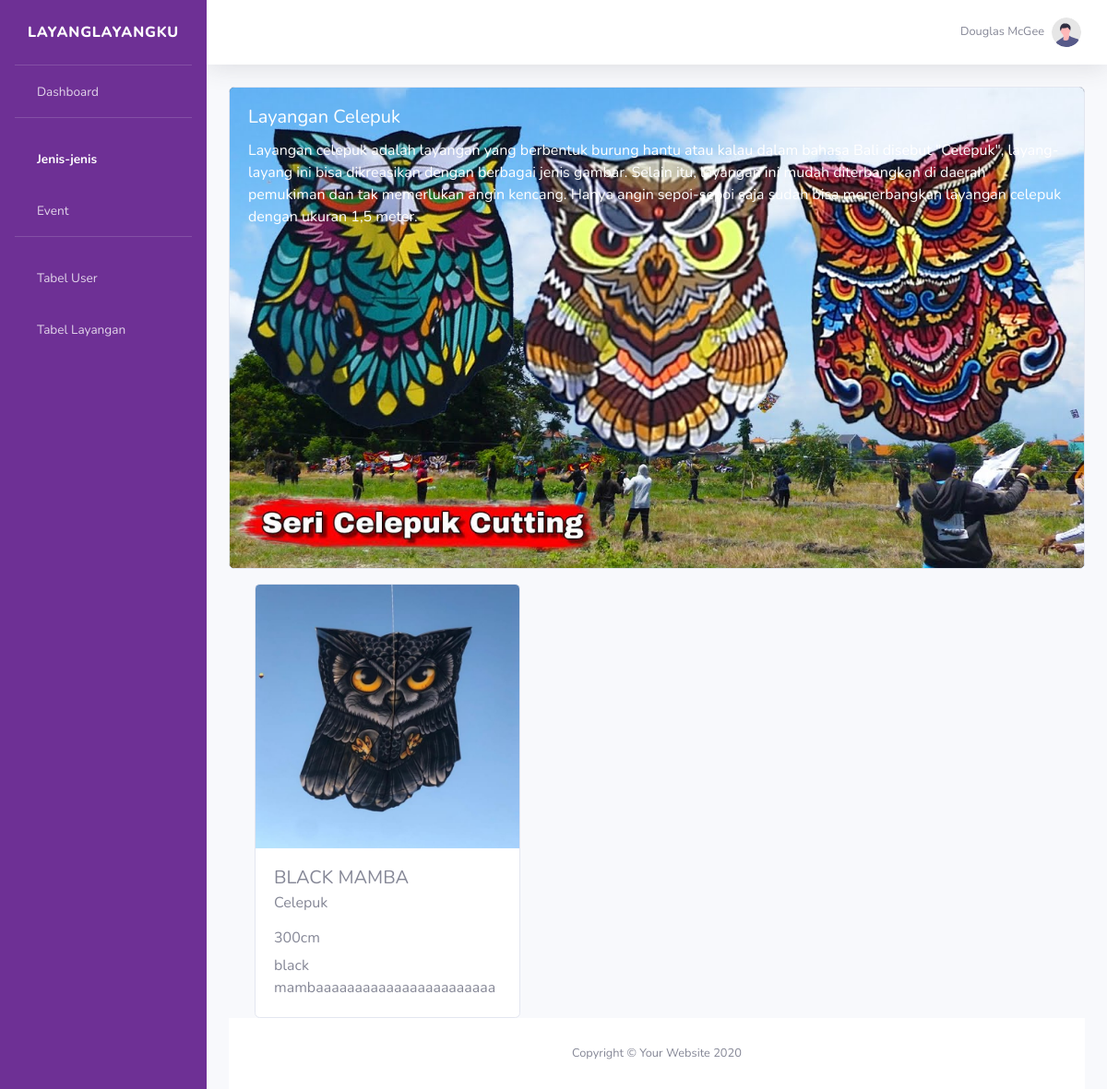
/celepuk.php, run on the app's committed database.
### tables this page shows
CREATE TABLE `layang` (
  `id_layangan` int(11) NOT NULL,
  `nama` varchar(255) NOT NULL,
  `kategori` varchar(255) NOT NULL,
  `ukuran` varchar(255) NOT NULL,
  `deskripsi` text NOT NULL
);

### functions.php (called while the page is built, shortened)
<?php
$conn = mysqli_connect("localhost","root","","layangan");
function query($query){
    global $conn;
    $result = mysqli_query($conn,$query);
    $rows = [] ;
    while( $row = mysqli_fetch_assoc( $result ) ) {
        $rows[] = $row;
    }
    return $rows;
}
?>

### celepuk.php (the view, shortened to what this page needs)
<?php
require 'functions.php';
$celepuk = query("SELECT * FROM layang WHERE kategori = 'Celepuk'");
?>
<!DOCTYPE html>
<html lang="en">
  <head>
    <link
      href="vendor/fontawesome-free/css/all.min.css"
      rel="stylesheet"
      type="text/css"
    />
    <link rel="stylesheet" href="css/bebean.css" />
    <link href="css/sb-admin-2.min.css" rel="stylesheet" />
  </head>
  <body id="page-top">
    <div id="wrapper">
      <ul
        class="navbar-nav sidebar sidebar-dark accordion"
        id="sidebar
        "
      >
        <a
          class="sidebar-brand d-flex align-items-center justify-content-center"
          href="index.php"
        >
          <div class="sidebar-brand-text mx-3">LayanglayangKu</div>
        </a>
        <hr class="sidebar-divider my-0" />
        <li class="nav-item ml-4">
          <a class="nav-link" href="index.php"> <span>Dashboard</span></a>
        </li>
        <hr class="sidebar-divider" />
        <li class="nav-item active ml-4">
          <a class="nav-link" href="kategori.php"> <span>Jenis-jenis</span></a>
        </li>
        <li class="nav-item ml-4">
          <a class="nav-link" href="event.php"> <span>Event</span></a>
        </li>
        <hr class="sidebar-divider d-none d-md-block" />
        <li class="nav-item  ml-4">
          <a class="nav-link" href="tables.php"> <span>Tabel User</span></a>
        </li>
        <li class="nav-item  ml-4">
          <a class="nav-link" href="tlayangan.php"> <span>Tabel Layangan</span></a>
        </li>
      </ul>
      <div id="content-wrapper" class="d-flex flex-column">
        <div id="content">
          <nav
            class="navbar navbar-expand navbar-light bg-white topbar mb-4 static-top shadow"
          >
            <ul class="navbar-nav ml-auto">
              <li class="nav-item dropdown no-arrow">
                <a
                  class="nav-link dropdown-toggle"
                  href="#"
                  id="userDropdown"
                  role="button"
                  data-toggle="dropdown"
                  aria-haspopup="true"
                  aria-expanded="false"
                >
                  <span class="mr-2 d-none d-lg-inline text-gray-600 small"
                    >Douglas McGee</span
                  >
                  <img
                    class="img-profile rounded-circle"
                    src="img/undraw_profile.svg"
                  />
                </a>
              </li>
            </ul>
          </nav>
          <div class="container-fluid">
            <div class="card bg-dark text-white">
              <img src="img/cbanner.jpg" class="card-img" alt="..." />
              <div class="card-img-overlay">
                <h5 class="card-title">Layangan Celepuk</h5>
                <p class="card-text">
                  Layangan celepuk adalah layangan yang berbentuk burung hantu
                  atau kalau dalam bahasa Bali disebut "Celepuk", layang-layang
                  ini bisa dikreasikan dengan berbagai jenis gambar. Selain itu,
                  layangan ini mudah diterbangkan di daerah pemukiman dan tak
                  memerlukan angin kencang. Hanya angin sepoi-sepoi saja sudah
                  bisa menerbangkan layangan celepuk dengan ukuran 1,5 meter.
                </p>
              </div>
            </div>
            <?php foreach( $celepuk as $row) : ?>
              <div class="d-flex">
              <div class="row mt-3 mx-3">
                <div class="col-md-4 ">
                  <div class="card" style="width: 18rem;">
                    <img src="img/c2.png" class="card-img-top" alt="...">
                      <div class="card-body">
                        <h5 class="card-title"><?= $row["nama"]?></h5>
                          <h6 class="card-subtitle mb-2 text-muted"><?= $row["kategori"]?> <br> <br> <?= $row["ukuran"]?></h6>
                        <p class="card-text">  <?= $row["deskripsi"]?></p>
                      </div>
                  </div>
                </div>
              </div>
                <?php endforeach; ?>
        </div>
        <footer class="sticky-footer bg-white">
          <div class="container my-auto">
            <div class="copyright text-center my-auto">
              <span>Copyright &copy; Your Website 2020</span>
            </div>
          </div>
        </footer>
      </div>
    </div>
  </body>
</html>

### css/bebean.css (style rules this page uses)
* { padding: 0; margin: 0; }
nav.navbar ul li.nav-item { background-color: #fff; border: none; }
div#wrapper .navbar-nav { background-color: #6e3095; }

### data on the page
layang: nama "BLACK MAMBA", kategori "Celepuk", ukuran "300cm", deskripsi "black mambaaaaaaaaaaaaaaaaaaaaaaa"
